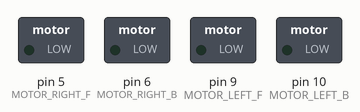
The sketch below on a simulated Arduino Uno, built with avr-gcc and run on an emulated ATmega328P. On the bench: switched loads named in the sketch (green lamp = pin HIGH). What the sketch prints to the serial monitor is not drawn.

Above: at 0.1 s.
At 5.1 s:
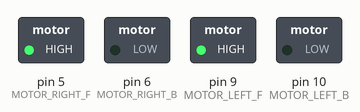
Timing chart, 0 to 9.5 s (numbered marks = the images above):
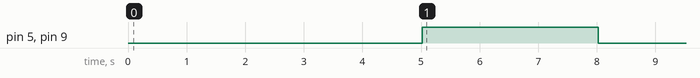

Measured:
- by itself, pin 5 (MOTOR_RIGHT_F), pin 9 (MOTOR_LEFT_F): LOW → HIGH at 5.0 s, → LOW 3.0 s later

The sketch:

CC_Switch_lnk.ino
```cpp
// ============================================================
// 智能搬运机器人 - 串口通信双向握手测试 (Ping-Pong)
// ============================================================
#include <SoftwareSerial.h>

// --- 1. 串口通信定义 ---
// Bigfish A0 (RX) 连 OpenMV P4 (TX)
// Bigfish A1 (TX) 连 OpenMV P5 (RX)
SoftwareSerial OpenMVSerial(A0, A1);
String inputString = "";
boolean stringComplete = false;

// --- 2. 底盘电机引脚定义 ---
const int MOTOR_LEFT_F = 9;
const int MOTOR_LEFT_B = 10;
const int MOTOR_RIGHT_F = 5;
const int MOTOR_RIGHT_B = 6;

const unsigned long TIME_1_METER = 3000; // 前进1米的时间(毫秒)

// --- 3. 状态机流程控制 ---
enum TaskState {
  START_DELAY,    // 开机等待
  MOVE_FIRST_1M,  // 第一次前进 1 米
  SEND_PING,      // 发送握手信号 PING
  WAIT_PONG,      // 等待回复 PONG
  MOVE_SECOND_1M, // 通信成功，第二次前进 1 米
  COMM_FAILED,    // 通信失败，原地待命
  TASK_DONE       // 任务结束
};
TaskState currentState = START_DELAY;

unsigned long stateStartTime = 0;

void setup() {
  Serial.begin(9600);          // 电脑调试串口
  OpenMVSerial.begin(9600);    // 初始化 A0/A1 软串口

  // 初始化电机
  pinMode(MOTOR_LEFT_F, OUTPUT);
  pinMode(MOTOR_LEFT_B, OUTPUT);
  pinMode(MOTOR_RIGHT_F, OUTPUT);
  pinMode(MOTOR_RIGHT_B, OUTPUT);
  stopCar();

  Serial.println(">>> 通信验证测试程序已启动 <<<");
  Serial.println("5秒后小车将进行第一次移动...");
  stateStartTime = millis();
}

void loop() {
  // --- 持续监听 OpenMV 传回的数据 ---
  while (OpenMVSerial.available()) {
    char inChar = (char)OpenMVSerial.read();
    if (inChar != '\n') {
      inputString += inChar;
    } else {
      stringComplete = true;
    }
  }

  // --- 测试流程状态机 ---
  switch (currentState) {

    case START_DELAY:
      // 开机延时 5 秒
      if (millis() - stateStartTime >= 5000) {
        Serial.println("1. 开始第一次前进 (1米)...");
        moveForward();
        stateStartTime = millis();
        currentState = MOVE_FIRST_1M;
      }
      break;

    case MOVE_FIRST_1M:
      // 走满 1 米的时间后刹车
      if (millis() - stateStartTime >= TIME_1_METER) {
        stopCar();
        Serial.println("第一次前进结束，准备测试通信链路...");
        delay(1500); // 停稳缓冲
        currentState = SEND_PING;
      }
      break;

    case SEND_PING:
      Serial.println("2. 正在呼叫 OpenMV (发送 PING)...");
      OpenMVSerial.print("PING\n"); // 发送握手信号
      inputString = "";             // 清空接收缓存
      stringComplete = false;
      stateStartTime = millis();    // 记录开始等待的时间
      currentState = WAIT_PONG;
      break;

    case WAIT_PONG:
      // 检查是否收到了完整的字符串
      if (stringComplete) {
        inputString.trim();
        if (inputString == "PONG") {
          Serial.println("✅ 通信成功！收到 OpenMV 的 PONG 回复！");
          Serial.println("3. 开始第二次前进 (1米)...");
          moveForward();
          stateStartTime = millis();
          currentState = MOVE_SECOND_1M;
        } else {
          Serial.print("收到未知回复: ");
          Serial.println(inputString);
          inputString = "";
          stringComplete = false;
        }
      }

      // 超时判断：如果等了 5 秒还没收到 PONG
      if (millis() - stateStartTime > 5000 && currentState == WAIT_PONG) {
        Serial.println("❌ 通信失败！5秒内未收到 OpenMV 回复，请检查接线和供电！");
        currentState = COMM_FAILED;
      }
      break;

    case MOVE_SECOND_1M:
      // 通信成功后的第二次前进
      if (millis() - stateStartTime >= TIME_1_METER) {
        stopCar();
        Serial.println("✅ 第二次前进结束！全流程验证完美通过！");
        currentState = TASK_DONE;
      }
      break;

    case COMM_FAILED:
      // 失败了就原地趴窝，不执行任何动作
      stopCar();
      break;

    case TASK_DONE:
      // 成功做完，原地熄火
      stopCar();
      break;
  }
}

// --- 底层电机驱动 ---
void moveForward() {
  digitalWrite(MOTOR_LEFT_F, HIGH);
  digitalWrite(MOTOR_LEFT_B, LOW);
  digitalWrite(MOTOR_RIGHT_F, HIGH);
  digitalWrite(MOTOR_RIGHT_B, LOW);
}

void stopCar() {
  digitalWrite(MOTOR_LEFT_F, LOW);
  digitalWrite(MOTOR_LEFT_B, LOW);
  digitalWrite(MOTOR_RIGHT_F, LOW);
  digitalWrite(MOTOR_RIGHT_B, LOW);
}
```
